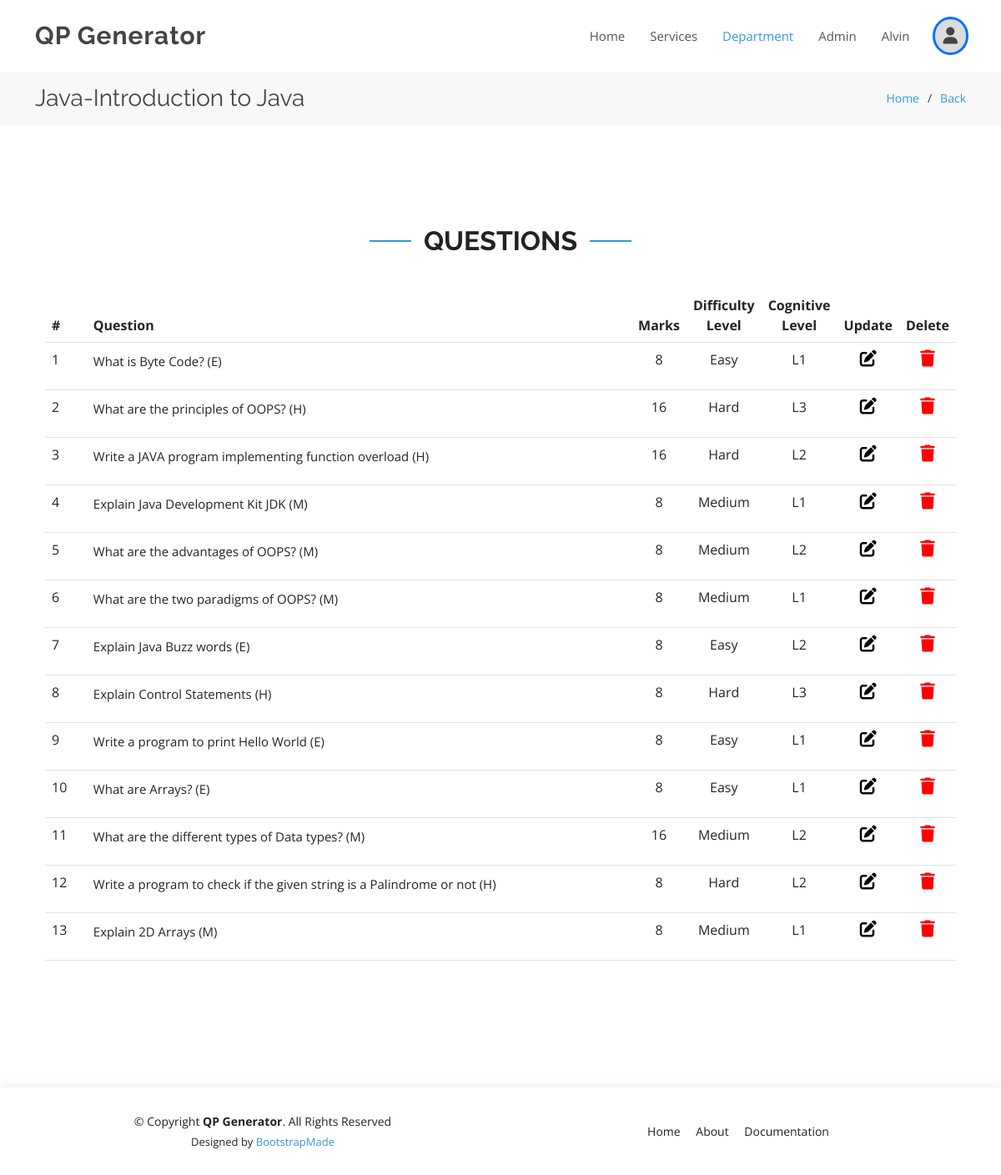
The app's page /dept/course/module/theoryQuestions/7/ (signed in) with its own data.
### home/models.py (models this page shows, shortened)
class Module(models.Model):
    MOD_NO=(
        ('', 'Select Module No.'),
        ("1", "1"),
        ("2", "2"),
        ("3", "3"),
        ("4", "4"),
        ("5", "5"),
    )
    modno=models.CharField(max_length=200, choices=MOD_NO)
    mname=models.CharField(max_length=200)
    course=models.ForeignKey(Course, on_delete=models.CASCADE)
    date = models.DateTimeField(auto_now=True)
    class Meta:
        constraints = [
            models.UniqueConstraint(fields=['modno', 'course'], name="unique_course_module")
        ]

class Course(models.Model):
    SEM=(
        ('', 'Select Semester'),
        ("1", "1"),
        ("2", "2"),
        ("3", "3"),
        ("4", "4"),
        ("5", "5"),
        ("6", "6"),
        ("7", "7"),
        ("8", "8"),
    )
    cname=models.CharField(max_length=200)
    ccode=models.CharField(max_length=200)
    dept=models.ForeignKey(Group, on_delete=models.CASCADE)
    sem=models.CharField(max_length=20, choices=SEM)
    date = models.DateTimeField(auto_now=True)

class Question(models.Model):
    DIFFICULTY_LEVEL=(
        ('', 'Select Difficulty Level'),
        ('Easy', 'Easy'),
        ('Medium', 'Medium'),
        ('Hard', 'Hard'),
    )
    COGNITIVE_LEVEL=(
        ('', 'Select Cognitive Level'),
        ('L1', 'L1'),
        ('L2', 'L2'),
        ('L3', 'L3'),
    )
    MARKS_RANGE=(
        ('', 'Select Marks'),
        ('8', '8'),
        ('16', '16'),
    )
    question=models.CharField(max_length=255)
    marks=models.CharField(max_length=200, choices=MARKS_RANGE)
    difficulty=models.CharField(max_length=200, choices=DIFFICULTY_LEVEL)
    rbt_level=models.CharField(max_length=200, choices=COGNITIVE_LEVEL)
    module=models.ForeignKey(Module, on_delete=models.CASCADE)
    date = models.DateTimeField(auto_now=True)

### home/decorators.py (the view)
    def wrapper_func(request, pk, *args, **kwargs):
        group=None
        if request.user.groups.exists():
            group=request.user.groups.all()[0]
        if str(group.name)=='Admin':
            return view_func(request, pk, *args, **kwargs)
        elif str(group.id)==str(Module.objects.get(id=pk).course.dept.id):
            return view_func(request, pk, *args, **kwargs)
        else:
            return HttpResponse("Not authorized to view this page")

### home/views.py (called while the page is built)
@login_required(login_url='login')
@allowed_module
def theory_questions(request, pk):
    module=Module.objects.get(id=pk)
    questions=Question.objects.filter(module=pk)
    context={'questions':questions, 'module':module,'pk':pk}
    return render(request, 'theory_questions.html', context)

### templates/theory_questions.html (shortened to what this page needs)
{% extends 'base.html' %}
{% block user_nav %}active{% endblock user_nav %}
{% block page_name %}{{module.course.cname}}-{{module.mname}}{% endblock page_name %}
{% block page_name1 %}<a href="{% url 'questions' pk %}">Back</a>{% endblock page_name1 %}
{% block body %}
    <section id="user_services" class="services">
        <div class="container">
            <div class="section-title" data-aos="fade-up">
            <h2>Questions</h2>
            </div>
            <div class="row">
                <div class="table" data-aos="fade-up">
                    <table class="table table-hover">
                        <thead>
                            <tr>
                                <th scope="col" style="width: 5%">#</th>
                                <th scope="col" style="width: 75%">Question</th>
                                <th scope="col" style="width: 5%">Marks</th>
                                <th scope="col" style="width: 5%"><center>Difficulty Level</center></th>
                                <th scope="col" style="width: 5%"><center>Cognitive Level</center></th>
                                <th scope="col" style="width: 5%">Update</th>
                                <th scope="col" style="width: 5%">Delete</th>
                            </tr>
                        </thead>
                        <tbody>
                            {% for q in questions %}
                            <tr>
                                <td scope="row">{{ forloop.counter }}</td>
                                <td>
                                    <p class="description">{{ q.question }}</p>
                                </td>
                                <td><p class="description"><center>{{ q.marks }}</center></p></td>
                                <td><p class="description"><center>{{ q.difficulty }}</center></p></td>
                                <td><p class="description"><center>{{ q.rbt_level }}</center></p></td>
                                <td><div class="update_icon" style="text-align: center;"><a href="{% url 'update_question' q.id %}"><i class="fas fa-edit" style="color: black; font-size: 20px;"></i></a></div></td>
                                <td><div class="delete_icon" style="text-align: center;"><a href="{% url 'delete_question' q.id %}" onclick="return confirm('Are you sure you want to delete the question {{ q.question }}?\nNote: Question wiil be deleted permanently.')"><i class="fas fa-trash" style="color: red; font-size: 20px;"></i></a></div></td>
                            </tr>
                            {% endfor %}
                        </tbody>
                    </table>
                </div>
            </div>
        </div>
    </section>
{% endblock body %}

### templates/base.html (shortened to what this page needs)
<!DOCTYPE html>
<html lang="en">
{% load static %}
  <head>
    <link href="{% static 'assets/vendor/aos/aos.css' %}" rel="stylesheet">
    <link href="{% static 'assets/vendor/bootstrap/css/bootstrap.min.css' %}" rel="stylesheet">
    <link href="{% static 'assets/vendor/bootstrap-icons/bootstrap-icons.css' %}" rel="stylesheet">
    <link href="{% static 'assets/vendor/boxicons/css/boxicons.min.css' %}" rel="stylesheet">
    <link href="{% static 'assets/vendor/glightbox/css/glightbox.min.css' %}" rel="stylesheet">
    <link href="{% static 'assets/vendor/remixicon/remixicon.css' %}" rel="stylesheet">
    <link href="{% static 'assets/vendor/swiper/swiper-bundle.min.css' %}" rel="stylesheet">
    <link href="{% static 'assets/css/style.css' %}" rel="stylesheet">
  </head>
  <body>
    <header id="header" class="fixed-top d-flex align-items-center">
        <div class="container d-flex align-items-center justify-content-between">
        <div class="logo">
            <h1>QP Generator</h1>
        </div>
        <nav id="navbar" class="navbar">
            <ul>
            <li><a class="nav-link scrollto" href="{% url 'home' %}">Home</a></li>
            <li><a class="nav-link scrollto" href="{% url 'home' %}#services">Services</a></li>
            <li><a class="nav-link scrollto {% block user_nav %}{% endblock user_nav %}" href="
                {% for group in request.user.groups.all %}
                    {% if group.name == "Admin" %}
                        {% url 'dept' %}
                    {% else %}
                        {% url 'course' group.id %}
                    {% endif %}
                {% endfor %}
            ">Department</a></li>
            {% for group in request.user.groups.all %}
                {% if group.name == "Admin" %}
                    <li><a class="nav-link scrollto {% block admin_nav %}{% endblock admin_nav %}" href="{% url 'adminPage' %}">Admin</a></li>
                {% endif %}
            {% endfor %}
            <li><a class="disabled" href="">{{ request.user }}</a></li>
            <li class="dropdown"><i class="fas fa-user" id="profile"></i>
            </li>
            </ul>
        </nav>
        </div>
    </header>
    <main id="main">
        <section class="breadcrumbs">
        <div class="container">
            <div class="d-flex justify-content-between align-items-center">
            <h2>{% block page_name %}Inner Page{% endblock page_name %}</h2>
            <ol>
                <li><a href="{% url 'home' %}">Home</a></li>
                <li>{% block page_name1 %}Inner Page{% endblock page_name1 %}</li>
            </ol>
            </div>
        </div>
        </section>
        <section class="inner-page">
        <div class="container">
            {% block body %}{% endblock body %}
        </div>
        </section>
    </main>
    <footer id="footer">
        <div class="container">
        <div class="row d-flex align-items-center">
            <div class="col-lg-6 text-lg-left text-center">
            <div class="copyright">
                &copy; Copyright <strong>QP Generator</strong>. All Rights Reserved
            </div>
            <div class="credits">
                Designed by <a href="https://bootstrapmade.com/">BootstrapMade</a>
            </div>
            </div>
            <div class="col-lg-6">
            <nav class="footer-links text-lg-right text-center pt-2 pt-lg-0">
                <a href="{% url 'home' %}" class="scrollto">Home</a>
                <a href="{% url 'home' %}#about" class="scrollto">About</a>
                <a href="https://ijrpr.com/uploads/V4ISSUE5/IJRPR12724.pdf" target="_blank">Documentation</a>
            </nav>
            </div>
        </div>
        </div>
    </footer>
  </body>
</html>

### static/assets/css/style.css (style rules this page uses)
body { font-family: "Open Sans", sans-serif; color: #444444; }
a { color: #3498db; text-decoration: none; }
h1, h2, h3, h4, h5, h6 { font-family: "Raleway", sans-serif; }
#header { z-index: 997; transition: all 0.5s; padding: 22px 0; background: #fff; }
#header .logo h1 { font-size: 30px; margin: 0; padding: 0; line-height: 1; font-weight: 700; letter-spacing: 1px; }
.navbar { padding: 0; }
.navbar ul { margin: 0; padding: 0; display: flex; list-style: none; align-items: center; }
.navbar li { position: relative; }
.navbar a, .navbar a:focus { display: flex; align-items: center; justify-content: space-between; padding: 10px 0 10px 30px; font-size: 15px; font-weight: 400; color: #555555; white-space: nowrap; transition: 0.3s; }
.navbar a:hover, .navbar .active, .navbar .active:focus, .navbar li:hover>a { color: #3498db; }
section { padding: 60px 0; overflow: hidden; }
.section-title { text-align: center; padding-bottom: 30px; }
.section-title h2 { font-size: 32px; font-weight: bold; text-transform: uppercase; position: relative; color: #222222; }
.section-title h2::before, .section-title h2::after { content: ""; width: 50px; height: 2px; background: #3498db; display: inline-block; }
.section-title h2::before { margin: 0 15px 10px 0; }
.section-title h2::after { margin: 0 0 10px 15px; }
.services .description { font-size: 15px; line-height: 28px; margin-bottom: 0; }
.breadcrumbs { padding: 15px 0; background: #f8f8f8; min-height: 40px; margin-top: 86px; }
.breadcrumbs h2 { font-size: 28px; font-weight: 400; margin: 0; }
.breadcrumbs ol { display: flex; flex-wrap: wrap; list-style: none; padding: 0; margin: 0; font-size: 14px; }
.breadcrumbs ol li+li { padding-left: 10px; }
.breadcrumbs ol li+li::before { display: inline-block; padding-right: 10px; color: #3c3c3c; content: "/"; }
#footer { background: #fff; box-shadow: 0px 0px 12px 0px rgba(0, 0, 0, 0.1); padding: 30px 0; color: #222222; font-size: 14px; }
#footer .credits { font-size: 13px; padding-top: 5px; color: #222222; }
#footer .footer-links a { color: #222222; padding-left: 15px; }
#footer .footer-links a:first-child { padding-left: 0; }

### templates/base.html (style rules this page uses)
#profile { background: #DCDCDC; outline: 3px solid #0d6efd; padding: 10px; border-radius: 50%; font-size: 20px; }
.dropdown { position: relative; display: inline-block; margin-left: 30px; cursor: pointer; }
a.disabled { pointer-events: none; cursor: default; }

### records on screen
Module: course.cname "Java", mname "Introduction to Java"
Question: question "What is Byte Code? (E)", marks "8", difficulty "Easy", rbt_level "L1"
Question: question "What are the principles of OOPS? (H)", marks "16", difficulty "Hard", rbt_level "L3"
Question: question "Write a JAVA program implementing function overload (H)", marks "16", difficulty "Hard", rbt_level "L2"
Question: question "Explain Java Development Kit JDK (M)", marks "8", difficulty "Medium", rbt_level "L1"
Question: question "What are the advantages of OOPS? (M)", marks "8", difficulty "Medium", rbt_level "L2"
Question: question "What are the two paradigms of OOPS? (M)", marks "8", difficulty "Medium", rbt_level "L1"
Question: question "Explain Java Buzz words (E)", marks "8", difficulty "Easy", rbt_level "L2"
Question: question "Explain Control Statements (H)", marks "8", difficulty "Hard", rbt_level "L3"
Question: question "Write a program to print Hello World (E)", marks "8", difficulty "Easy", rbt_level "L1"
Question: question "What are Arrays? (E)", marks "8", difficulty "Easy", rbt_level "L1"
Question: question "What are the different types of Data types? (M)", marks "16", difficulty "Medium", rbt_level "L2"
Question: question "Write a program to check if the given string is a Palindrome or not (H)", marks "8", difficulty "Hard", rbt_level "L2"
Question: question "Explain 2D Arrays (M)", marks "8", difficulty "Medium", rbt_level "L1"

### other values on screen
{{ request.user }} "Alvin"
